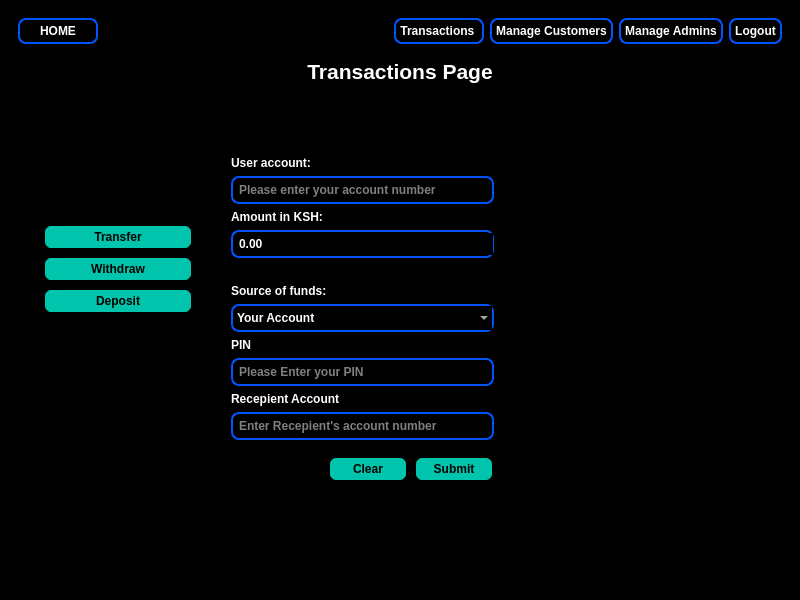
<?xml version="1.0" encoding="UTF-8"?>
<ui version="4.0">
 <class>DashboardWindow</class>
 <widget class="QMainWindow" name="DashboardWindow">
  <property name="geometry">
   <rect>
    <x>0</x>
    <y>0</y>
    <width>800</width>
    <height>600</height>
   </rect>
  </property>
  <property name="windowTitle">
   <string>Main Dashboard</string>
  </property>
  <property name="windowIcon">
   <iconset resource="image_resources.qrc">
    <normaloff>:/newPrefix/fugue-icons-3.5.6/icons/bank.png</normaloff>:/newPrefix/fugue-icons-3.5.6/icons/bank.png</iconset>
  </property>
  <property name="styleSheet">
   <string notr="true">background-color: rgb(0, 0, 0);
color: rgb(255, 255, 255);
font-weight: bold;</string>
  </property>
  <widget class="QWidget" name="centralwidget">
   <layout class="QVBoxLayout" name="verticalLayout">
    <item>
     <widget class="QWidget" name="widget" native="true">
      <layout class="QVBoxLayout" name="verticalLayout_2">
       <item>
        <layout class="QHBoxLayout" name="navigationBarLayout">
         <item>
          <widget class="QPushButton" name="homeButton">
           <property name="sizePolicy">
            <sizepolicy hsizetype="Preferred" vsizetype="Fixed">
             <horstretch>0</horstretch>
             <verstretch>0</verstretch>
            </sizepolicy>
           </property>
           <property name="minimumSize">
            <size>
             <width>80</width>
             <height>0</height>
            </size>
           </property>
           <property name="cursor">
            <cursorShape>PointingHandCursor</cursorShape>
           </property>
           <property name="styleSheet">
            <string notr="true">QPushButton{
image: url(:/newPrefix/fugue-icons-3.5.6/icons/home.png);
image-position:left;
border: 2px;
color:rgb(255, 255, 255);
border-style : solid;
padding:4px;
border-color:rgb(0, 85, 255);
border-radius:8px;
}
QPushButton:pressed{
border-bottom-color:rgb(0, 196, 113)
}</string>
           </property>
           <property name="text">
            <string>HOME</string>
           </property>
          </widget>
         </item>
         <item>
          <spacer name="horizontalSpacer">
           <property name="orientation">
            <enum>Qt::Horizontal</enum>
           </property>
           <property name="sizeHint" stdset="0">
            <size>
             <width>40</width>
             <height>20</height>
            </size>
           </property>
          </spacer>
         </item>
         <item>
          <widget class="QPushButton" name="transactionsButton">
           <property name="cursor">
            <cursorShape>PointingHandCursor</cursorShape>
           </property>
           <property name="styleSheet">
            <string notr="true">QPushButton{
border: 2px;
color:rgb(255, 255, 255);
border-style : solid;
padding:4px;
border-color:rgb(0, 85, 255);
border-radius:8px;
}
QPushButton:pressed{
border-bottom-color:rgb(0, 196, 113);
background-color:rgb(131, 131, 131)
}</string>
           </property>
           <property name="text">
            <string>Transactions </string>
           </property>
          </widget>
         </item>
         <item>
          <widget class="QPushButton" name="manageCustomersButton">
           <property name="cursor">
            <cursorShape>PointingHandCursor</cursorShape>
           </property>
           <property name="styleSheet">
            <string notr="true">QPushButton{
border: 2px;
color:rgb(255, 255, 255);
border-style : solid;
padding:4px;
border-color:rgb(0, 85, 255);
border-radius:8px;
}
QPushButton:pressed{
border-bottom-color:rgb(0, 196, 113)
}</string>
           </property>
           <property name="text">
            <string>Manage Customers</string>
           </property>
          </widget>
         </item>
         <item>
          <widget class="QPushButton" name="manageAdminsButton">
           <property name="cursor">
            <cursorShape>PointingHandCursor</cursorShape>
           </property>
           <property name="styleSheet">
            <string notr="true">QPushButton{
border: 2px;
color:rgb(255, 255, 255);
border-style : solid;
padding:4px;
border-color:rgb(0, 85, 255);
border-radius:8px;
}
QPushButton:pressed{
border-bottom-color:rgb(0, 196, 113)
}</string>
           </property>
           <property name="text">
            <string>Manage Admins</string>
           </property>
          </widget>
         </item>
         <item>
          <widget class="QPushButton" name="logoutButton">
           <property name="cursor">
            <cursorShape>PointingHandCursor</cursorShape>
           </property>
           <property name="styleSheet">
            <string notr="true">QPushButton{
border: 2px;
color:rgb(255, 255, 255);
border-style : solid;
padding:4px;
border-color:rgb(0, 85, 255);
border-radius:8px;
}
QPushButton:pressed{
border-bottom-color:rgb(0, 196, 113)
}</string>
           </property>
           <property name="text">
            <string>Logout</string>
           </property>
          </widget>
         </item>
        </layout>
       </item>
       <item>
        <widget class="QStackedWidget" name="stackedWidget">
         <property name="currentIndex">
          <number>1</number>
         </property>
         <widget class="QWidget" name="mainDashboardPage">
          <widget class="QLabel" name="label">
           <property name="geometry">
            <rect>
             <x>9</x>
             <y>9</y>
             <width>199</width>
             <height>25</height>
            </rect>
           </property>
           <property name="font">
            <font>
             <pointsize>16</pointsize>
             <weight>75</weight>
             <bold>true</bold>
            </font>
           </property>
           <property name="text">
            <string>MAIN DASHBOARD</string>
           </property>
           <property name="alignment">
            <set>Qt::AlignCenter</set>
           </property>
          </widget>
          <widget class="QWidget" name="verticalLayoutWidget">
           <property name="geometry">
            <rect>
             <x>140</x>
             <y>220</y>
             <width>160</width>
             <height>80</height>
            </rect>
           </property>
           <layout class="QVBoxLayout" name="verticalLayout_3"/>
          </widget>
         </widget>
         <widget class="QWidget" name="transactionsPage">
          <layout class="QVBoxLayout" name="verticalLayout_6">
           <item>
            <widget class="QLabel" name="label_3">
             <property name="font">
              <font>
               <pointsize>16</pointsize>
               <weight>75</weight>
               <bold>true</bold>
              </font>
             </property>
             <property name="layoutDirection">
              <enum>Qt::RightToLeft</enum>
             </property>
             <property name="text">
              <string>Transactions Page</string>
             </property>
             <property name="alignment">
              <set>Qt::AlignCenter</set>
             </property>
            </widget>
           </item>
           <item>
            <layout class="QHBoxLayout" name="transactionPageLayout">
             <property name="leftMargin">
              <number>16</number>
             </property>
             <property name="topMargin">
              <number>16</number>
             </property>
             <property name="rightMargin">
              <number>16</number>
             </property>
             <item>
              <layout class="QVBoxLayout" name="transactionSidePanelLayout">
               <item>
                <spacer name="verticalSpacer_2">
                 <property name="orientation">
                  <enum>Qt::Vertical</enum>
                 </property>
                 <property name="sizeHint" stdset="0">
                  <size>
                   <width>20</width>
                   <height>40</height>
                  </size>
                 </property>
                </spacer>
               </item>
               <item>
                <widget class="QPushButton" name="transferButton">
                 <property name="minimumSize">
                  <size>
                   <width>150</width>
                   <height>0</height>
                  </size>
                 </property>
                 <property name="cursor">
                  <cursorShape>PointingHandCursor</cursorShape>
                 </property>
                 <property name="styleSheet">
                  <string notr="true">QPushButton{
border: 2px solid;
color:rgb(0, 0, 0);
background-color: rgb(0, 196, 172);
border-color: rgb(0, 0, 0);
border-radius: 8px;
padding: 4px;
}

QPushButton:hover{
color:rgb(0, 196, 172) ;
background-color: rgb(0, 0, 0);
border-color:rgb(0, 196, 172)
}

QPushButton:pressed{
background-color: rgb(76, 76, 76);
}
</string>
                 </property>
                 <property name="text">
                  <string>Transfer</string>
                 </property>
                 <property name="checkable">
                  <bool>false</bool>
                 </property>
                </widget>
               </item>
               <item>
                <widget class="QPushButton" name="withdrawButton">
                 <property name="minimumSize">
                  <size>
                   <width>150</width>
                   <height>0</height>
                  </size>
                 </property>
                 <property name="cursor">
                  <cursorShape>PointingHandCursor</cursorShape>
                 </property>
                 <property name="styleSheet">
                  <string notr="true">QPushButton{
border: 2px solid;
color:rgb(0, 0, 0);
background-color: rgb(0, 196, 172);
border-color: rgb(0, 0, 0);
border-radius: 8px;
padding: 4px;
}

QPushButton:hover{
color:rgb(0, 196, 172) ;
background-color: rgb(0, 0, 0);
border-color:rgb(0, 196, 172)
}

QPushButton:pressed{
background-color: rgb(76, 76, 76);
}
</string>
                 </property>
                 <property name="text">
                  <string>Withdraw</string>
                 </property>
                </widget>
               </item>
               <item>
                <widget class="QPushButton" name="depositButton">
                 <property name="minimumSize">
                  <size>
                   <width>150</width>
                   <height>0</height>
                  </size>
                 </property>
                 <property name="cursor">
                  <cursorShape>PointingHandCursor</cursorShape>
                 </property>
                 <property name="styleSheet">
                  <string notr="true">QPushButton{
border: 2px solid;
color:rgb(0, 0, 0);
background-color: rgb(0, 196, 172);
border-color: rgb(0, 0, 0);
border-radius: 8px;
padding: 4px;
}

QPushButton:hover{
color:rgb(0, 196, 172) ;
background-color: rgb(0, 0, 0);
border-color:rgb(0, 196, 172)
}

QPushButton:pressed{
background-color: rgb(76, 76, 76);
}
</string>
                 </property>
                 <property name="text">
                  <string>Deposit</string>
                 </property>
                </widget>
               </item>
               <item>
                <spacer name="verticalSpacer_4">
                 <property name="orientation">
                  <enum>Qt::Vertical</enum>
                 </property>
                 <property name="sizeHint" stdset="0">
                  <size>
                   <width>20</width>
                   <height>40</height>
                  </size>
                 </property>
                </spacer>
               </item>
               <item>
                <spacer name="verticalSpacer_3">
                 <property name="orientation">
                  <enum>Qt::Vertical</enum>
                 </property>
                 <property name="sizeHint" stdset="0">
                  <size>
                   <width>20</width>
                   <height>40</height>
                  </size>
                 </property>
                </spacer>
               </item>
              </layout>
             </item>
             <item>
              <spacer name="horizontalSpacer_4">
               <property name="orientation">
                <enum>Qt::Horizontal</enum>
               </property>
               <property name="sizeType">
                <enum>QSizePolicy::Preferred</enum>
               </property>
               <property name="sizeHint" stdset="0">
                <size>
                 <width>32</width>
                 <height>20</height>
                </size>
               </property>
              </spacer>
             </item>
             <item>
              <layout class="QVBoxLayout" name="transactionFieldsLayout">
               <item>
                <spacer name="verticalSpacer_5">
                 <property name="orientation">
                  <enum>Qt::Vertical</enum>
                 </property>
                 <property name="sizeHint" stdset="0">
                  <size>
                   <width>20</width>
                   <height>40</height>
                  </size>
                 </property>
                </spacer>
               </item>
               <item>
                <widget class="QLabel" name="label_6">
                 <property name="text">
                  <string>User account:</string>
                 </property>
                </widget>
               </item>
               <item>
                <widget class="QLineEdit" name="senderUserAccountField">
                 <property name="styleSheet">
                  <string notr="true">QLineEdit{
border: 2px;
color:rgb(255, 255, 255);
border-style : solid;
padding:4px;
border-color:rgb(0, 85, 255);
border-radius:8px;
}
QLineEdit:focus{
border-bottom-color:rgb(0, 196, 113)
}</string>
                 </property>
                 <property name="placeholderText">
                  <string>Please enter your account number</string>
                 </property>
                </widget>
               </item>
               <item>
                <widget class="QLabel" name="transactionAmounLabel">
                 <property name="text">
                  <string>Amount in KSH:</string>
                 </property>
                </widget>
               </item>
               <item>
                <widget class="QDoubleSpinBox" name="amountDoubleSpinBox">
                 <property name="styleSheet">
                  <string notr="true">QDoubleSpinBox{
border: 2px;
color:rgb(255, 255, 255);
border-style : solid;
padding:4px;
border-color:rgb(0, 85, 255);
border-radius:8px;
}
QDoubleSpinBox:focus{
border-bottom-color:rgb(0, 196, 113)
}</string>
                 </property>
                 <property name="maximum">
                  <double>9999999999999.000000000000000</double>
                 </property>
                </widget>
               </item>
               <item>
                <widget class="QLabel" name="transactionFeeLabel">
                 <property name="text">
                  <string/>
                 </property>
                </widget>
               </item>
               <item>
                <widget class="QLabel" name="label_8">
                 <property name="text">
                  <string>Source of funds:</string>
                 </property>
                </widget>
               </item>
               <item>
                <widget class="QComboBox" name="sourceFundsComboBox">
                 <property name="styleSheet">
                  <string notr="true">QComboBox{
border: 2px;
color:rgb(255, 255, 255);
border-style : solid;
padding:4px;
border-color:rgb(0, 85, 255);
border-radius:8px;
}
QComboBox:focus{
border-bottom-color:rgb(0, 196, 113)
}</string>
                 </property>
                 <item>
                  <property name="text">
                   <string>Your Account</string>
                  </property>
                 </item>
                 <item>
                  <property name="text">
                   <string>Mpesa</string>
                  </property>
                 </item>
                 <item>
                  <property name="text">
                   <string>Credit Card</string>
                  </property>
                 </item>
                </widget>
               </item>
               <item>
                <widget class="QLabel" name="label_9">
                 <property name="text">
                  <string>PIN</string>
                 </property>
                </widget>
               </item>
               <item>
                <widget class="QLineEdit" name="transactorPINField">
                 <property name="styleSheet">
                  <string notr="true">QLineEdit{
border: 2px;
color:rgb(255, 255, 255);
border-style : solid;
padding:4px;
border-color:rgb(0, 85, 255);
border-radius:8px;
}
QLineEdit:focus{
border-bottom-color:rgb(0, 196, 113)
}</string>
                 </property>
                 <property name="maxLength">
                  <number>26</number>
                 </property>
                 <property name="echoMode">
                  <enum>QLineEdit::Password</enum>
                 </property>
                 <property name="placeholderText">
                  <string>Please Enter your PIN</string>
                 </property>
                </widget>
               </item>
               <item>
                <widget class="QLabel" name="label_10">
                 <property name="text">
                  <string>Recepient Account</string>
                 </property>
                </widget>
               </item>
               <item>
                <widget class="QLineEdit" name="recepientAccountField">
                 <property name="styleSheet">
                  <string notr="true">QLineEdit{
border: 2px;
color:rgb(255, 255, 255);
border-style : solid;
padding:4px;
border-color:rgb(0, 85, 255);
border-radius:8px;
}
QLineEdit:focus{
border-bottom-color:rgb(0, 196, 113)
}</string>
                 </property>
                 <property name="placeholderText">
                  <string>Enter Recepient's account number</string>
                 </property>
                </widget>
               </item>
               <item>
                <layout class="QHBoxLayout" name="clearSubmitLayout">
                 <property name="topMargin">
                  <number>10</number>
                 </property>
                 <item>
                  <spacer name="horizontalSpacer_3">
                   <property name="orientation">
                    <enum>Qt::Horizontal</enum>
                   </property>
                   <property name="sizeHint" stdset="0">
                    <size>
                     <width>40</width>
                     <height>20</height>
                    </size>
                   </property>
                  </spacer>
                 </item>
                 <item>
                  <widget class="QPushButton" name="clearTransactionButton">
                   <property name="minimumSize">
                    <size>
                     <width>80</width>
                     <height>0</height>
                    </size>
                   </property>
                   <property name="styleSheet">
                    <string notr="true">QPushButton{
border: 2px solid;
color:rgb(0, 0, 0);
background-color: rgb(0, 196, 172);
border-color: rgb(0, 0, 0);
border-radius: 8px;
padding: 4px;
}

QPushButton:hover{
color:rgb(0, 196, 172) ;
background-color: rgb(0, 0, 0);
border-color:rgb(0, 196, 172)
}

QPushButton:pressed{
background-color: rgb(76, 76, 76);
}
</string>
                   </property>
                   <property name="text">
                    <string>Clear</string>
                   </property>
                  </widget>
                 </item>
                 <item>
                  <widget class="QPushButton" name="submitTransactionButton">
                   <property name="minimumSize">
                    <size>
                     <width>80</width>
                     <height>0</height>
                    </size>
                   </property>
                   <property name="cursor">
                    <cursorShape>PointingHandCursor</cursorShape>
                   </property>
                   <property name="styleSheet">
                    <string notr="true">QPushButton{
border: 2px solid;
color:rgb(0, 0, 0);
background-color: rgb(0, 196, 172);
border-color: rgb(0, 0, 0);
border-radius: 8px;
padding: 4px;
}

QPushButton:hover{
color:rgb(0, 196, 172) ;
background-color: rgb(0, 0, 0);
border-color:rgb(0, 196, 172)
}

QPushButton:pressed{
background-color: rgb(76, 76, 76);
}
</string>
                   </property>
                   <property name="text">
                    <string>Submit</string>
                   </property>
                  </widget>
                 </item>
                </layout>
               </item>
               <item>
                <spacer name="verticalSpacer">
                 <property name="orientation">
                  <enum>Qt::Vertical</enum>
                 </property>
                 <property name="sizeHint" stdset="0">
                  <size>
                   <width>20</width>
                   <height>40</height>
                  </size>
                 </property>
                </spacer>
               </item>
               <item>
                <widget class="QLabel" name="successTransactionLabel">
                 <property name="text">
                  <string/>
                 </property>
                </widget>
               </item>
              </layout>
             </item>
             <item>
              <spacer name="horizontalSpacer_2">
               <property name="orientation">
                <enum>Qt::Horizontal</enum>
               </property>
               <property name="sizeHint" stdset="0">
                <size>
                 <width>40</width>
                 <height>20</height>
                </size>
               </property>
              </spacer>
             </item>
            </layout>
           </item>
          </layout>
         </widget>
         <widget class="QWidget" name="manageAdminsPage">
          <layout class="QVBoxLayout" name="verticalLayout_7">
           <item>
            <widget class="QLabel" name="label_2">
             <property name="font">
              <font>
               <pointsize>16</pointsize>
               <weight>75</weight>
               <bold>true</bold>
              </font>
             </property>
             <property name="text">
              <string>MANAGE ADMINS</string>
             </property>
            </widget>
           </item>
           <item>
            <layout class="QHBoxLayout" name="horizontalLayout_2">
             <property name="topMargin">
              <number>10</number>
             </property>
             <item>
              <layout class="QVBoxLayout" name="verticalLayout_5">
               <item>
                <widget class="QLabel" name="staffNumberLabel">
                 <property name="text">
                  <string>Staff Number:</string>
                 </property>
                </widget>
               </item>
               <item>
                <widget class="QLineEdit" name="staffNumberField">
                 <property name="maximumSize">
                  <size>
                   <width>254</width>
                   <height>28</height>
                  </size>
                 </property>
                 <property name="styleSheet">
                  <string notr="true">QLineEdit{
border: 2px;
color:rgb(255, 255, 255);
border-style : solid;
padding:4px;
border-color:rgb(0, 85, 255);
border-radius:8px;
}
QLineEdit:focus{
border-bottom-color:rgb(0, 196, 113)
}</string>
                 </property>
                 <property name="maxLength">
                  <number>26</number>
                 </property>
                 <property name="placeholderText">
                  <string>Enter your staff number</string>
                 </property>
                </widget>
               </item>
               <item>
                <widget class="QLabel" name="firstNameLabel">
                 <property name="text">
                  <string>First Name:</string>
                 </property>
                </widget>
               </item>
               <item>
                <widget class="QLineEdit" name="firstNameField">
                 <property name="maximumSize">
                  <size>
                   <width>254</width>
                   <height>28</height>
                  </size>
                 </property>
                 <property name="styleSheet">
                  <string notr="true">QLineEdit{
border: 2px;
color:rgb(255, 255, 255);
border-style : solid;
padding:4px;
border-color:rgb(0, 85, 255);
border-radius:8px;
}
QLineEdit:focus{
border-bottom-color:rgb(0, 196, 113)
}</string>
                 </property>
                 <property name="maxLength">
                  <number>26</number>
                 </property>
                 <property name="placeholderText">
                  <string>Enter First Name</string>
                 </property>
                </widget>
               </item>
               <item>
                <widget class="QLabel" name="secondNameLabel">
                 <property name="text">
                  <string>Second Name:</string>
                 </property>
                </widget>
               </item>
               <item>
                <widget class="QLineEdit" name="secondNameField">
                 <property name="maximumSize">
                  <size>
                   <width>254</width>
                   <height>28</height>
                  </size>
                 </property>
                 <property name="styleSheet">
                  <string notr="true">QLineEdit{
border: 2px;
color:rgb(255, 255, 255);
border-style : solid;
padding:4px;
border-color:rgb(0, 85, 255);
border-radius:8px;
}
QLineEdit:focus{
border-bottom-color:rgb(0, 196, 113)
}</string>
                 </property>
                 <property name="maxLength">
                  <number>26</number>
                 </property>
                 <property name="placeholderText">
                  <string>Enter Second Name</string>
                 </property>
                </widget>
               </item>
               <item>
                <widget class="QLabel" name="lastNameLabel">
                 <property name="text">
                  <string>Last Name:</string>
                 </property>
                </widget>
               </item>
               <item>
                <widget class="QLineEdit" name="lastNameField">
                 <property name="maximumSize">
                  <size>
                   <width>254</width>
                   <height>28</height>
                  </size>
                 </property>
                 <property name="styleSheet">
                  <string notr="true">QLineEdit{
border: 2px;
color:rgb(255, 255, 255);
border-style : solid;
padding:4px;
border-color:rgb(0, 85, 255);
border-radius:8px;
}
QLineEdit:focus{
border-bottom-color:rgb(0, 196, 113)
}</string>
                 </property>
                 <property name="maxLength">
                  <number>26</number>
                 </property>
                 <property name="placeholderText">
                  <string>Enter Last Name</string>
                 </property>
                </widget>
               </item>
               <item>
                <widget class="QLabel" name="statusLabel">
                 <property name="text">
                  <string>Status:</string>
                 </property>
                </widget>
               </item>
               <item>
                <widget class="QLineEdit" name="statusField">
                 <property name="maximumSize">
                  <size>
                   <width>254</width>
                   <height>28</height>
                  </size>
                 </property>
                 <property name="styleSheet">
                  <string notr="true">QLineEdit{
border: 2px;
color:rgb(255, 255, 255);
border-style : solid;
padding:4px;
border-color:rgb(0, 85, 255);
border-radius:8px;
}
QLineEdit:focus{
border-bottom-color:rgb(0, 196, 113)
}</string>
                 </property>
                 <property name="maxLength">
                  <number>26</number>
                 </property>
                 <property name="placeholderText">
                  <string>Enter employee status</string>
                 </property>
                </widget>
               </item>
               <item>
                <widget class="QLabel" name="positionLabel">
                 <property name="text">
                  <string>Position:</string>
                 </property>
                </widget>
               </item>
               <item>
                <widget class="QComboBox" name="comboBox">
                 <property name="maximumSize">
                  <size>
                   <width>254</width>
                   <height>28</height>
                  </size>
                 </property>
                 <property name="styleSheet">
                  <string notr="true">QComboBox{
border: 2px;
color:rgb(255, 255, 255);
border-style : solid;
padding:4px;
border-color:rgb(0, 85, 255);
border-radius:8px;
}
QComboBox:focus{
border-bottom-color:rgb(0, 196, 113)
}</string>
                 </property>
                 <item>
                  <property name="text">
                   <string>Administrator</string>
                  </property>
                 </item>
                 <item>
                  <property name="text">
                   <string>Network Adminstrator</string>
                  </property>
                 </item>
                 <item>
                  <property name="text">
                   <string>Database Administrator</string>
                  </property>
                 </item>
                 <item>
                  <property name="text">
                   <string>System Administrator</string>
                  </property>
                 </item>
                </widget>
               </item>
               <item>
                <spacer name="verticalSpacer_6">
                 <property name="orientation">
                  <enum>Qt::Vertical</enum>
                 </property>
                 <property name="sizeHint" stdset="0">
                  <size>
                   <width>20</width>
                   <height>40</height>
                  </size>
                 </property>
                </spacer>
               </item>
              </layout>
             </item>
             <item>
              <layout class="QVBoxLayout" name="verticalLayout_4">
               <item>
                <widget class="QTreeView" name="adminListTreeView">
                 <property name="minimumSize">
                  <size>
                   <width>480</width>
                   <height>0</height>
                  </size>
                 </property>
                </widget>
               </item>
               <item>
                <layout class="QHBoxLayout" name="horizontalLayout">
                 <item>
                  <spacer name="horizontalSpacer_6">
                   <property name="orientation">
                    <enum>Qt::Horizontal</enum>
                   </property>
                   <property name="sizeHint" stdset="0">
                    <size>
                     <width>40</width>
                     <height>20</height>
                    </size>
                   </property>
                  </spacer>
                 </item>
                 <item>
                  <widget class="QPushButton" name="viewAdminsButton">
                   <property name="styleSheet">
                    <string notr="true">QPushButton{
border: 2px solid;
color:rgb(0, 0, 0);
background-color: rgb(0, 196, 172);
border-color: rgb(0, 0, 0);
border-radius: 8px;
padding: 4px;
}

QPushButton:hover{
color:rgb(0, 196, 172) ;
background-color: rgb(0, 0, 0);
border-color:rgb(0, 196, 172)
}

QPushButton:pressed{
background-color: rgb(76, 76, 76);
}
</string>
                   </property>
                   <property name="text">
                    <string>View Admins</string>
                   </property>
                  </widget>
                 </item>
                 <item>
                  <widget class="QPushButton" name="updateAdminButton">
                   <property name="styleSheet">
                    <string notr="true">QPushButton{
border: 2px solid;
color:rgb(0, 0, 0);
background-color: rgb(0, 196, 172);
border-color: rgb(0, 0, 0);
border-radius: 8px;
padding: 4px;
}

QPushButton:hover{
color:rgb(0, 196, 172) ;
background-color: rgb(0, 0, 0);
border-color:rgb(0, 196, 172)
}

QPushButton:pressed{
background-color: rgb(76, 76, 76);
}
</string>
                   </property>
                   <property name="text">
                    <string>Update Admin</string>
                   </property>
                  </widget>
                 </item>
                 <item alignment="Qt::AlignRight">
                  <widget class="QPushButton" name="addAdminButton">
                   <property name="styleSheet">
                    <string notr="true">QPushButton{
border: 2px solid;
color:rgb(0, 0, 0);
background-color: rgb(0, 196, 172);
border-color: rgb(0, 0, 0);
border-radius: 8px;
padding: 4px;
}

QPushButton:hover{
color:rgb(0, 196, 172) ;
background-color: rgb(0, 0, 0);
border-color:rgb(0, 196, 172)
}

QPushButton:pressed{
background-color: rgb(76, 76, 76);
}
</string>
                   </property>
                   <property name="text">
                    <string>Add New Admin</string>
                   </property>
                  </widget>
                 </item>
                 <item alignment="Qt::AlignRight">
                  <widget class="QPushButton" name="deleteAdminButton">
                   <property name="styleSheet">
                    <string notr="true">QPushButton{
border: 2px solid;
color:rgb(0, 0, 0);
background-color: rgb(255, 0, 0);
border-color: rgb(0, 0, 0);
border-radius: 8px;
padding: 4px;
}

QPushButton:hover{
color:rgb(0, 196, 172) ;
background-color: rgb(0, 0, 0);
border-color:rgb(255, 0, 0)
}

QPushButton:pressed{
background-color: rgb(76, 76, 76);
}
</string>
                   </property>
                   <property name="text">
                    <string>DELETE ADMIN</string>
                   </property>
                  </widget>
                 </item>
                </layout>
               </item>
              </layout>
             </item>
            </layout>
           </item>
          </layout>
         </widget>
        </widget>
       </item>
      </layout>
     </widget>
    </item>
   </layout>
  </widget>
  <widget class="QMenuBar" name="menubar">
   <property name="geometry">
    <rect>
     <x>0</x>
     <y>0</y>
     <width>800</width>
     <height>21</height>
    </rect>
   </property>
  </widget>
  <widget class="QStatusBar" name="statusbar"/>
 </widget>
 <resources>
  <include location="image_resources.qrc"/>
 </resources>
 <connections/>
</ui>
